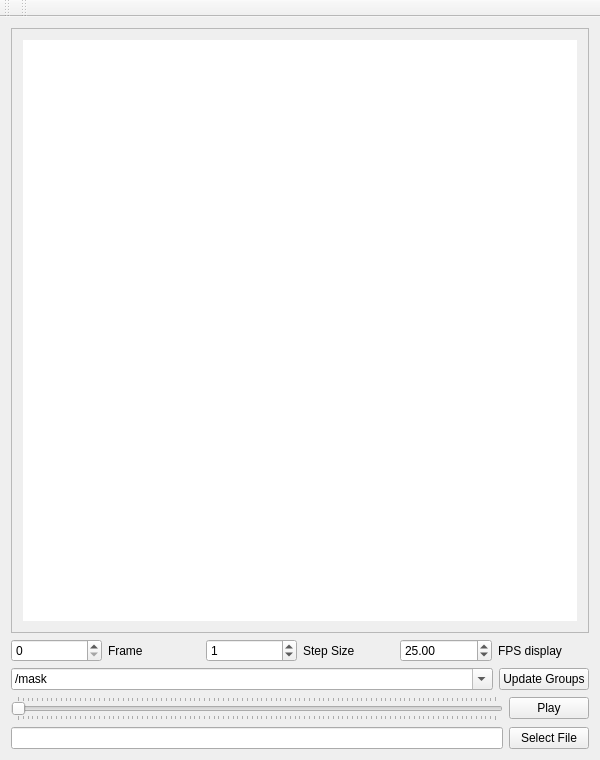
<?xml version="1.0" encoding="UTF-8"?>
<ui version="4.0">
 <class>HDFvideoViewer</class>
 <widget class="QMainWindow" name="HDFvideoViewer">
  <property name="geometry">
   <rect>
    <x>0</x>
    <y>0</y>
    <width>600</width>
    <height>760</height>
   </rect>
  </property>
  <property name="windowTitle">
   <string>HDFvideoViewer</string>
  </property>
  <widget class="QWidget" name="centralWidget">
   <property name="enabled">
    <bool>true</bool>
   </property>
   <layout class="QVBoxLayout" name="verticalLayout_2">
    <item>
     <layout class="QVBoxLayout" name="verticalLayout">
      <item>
       <widget class="QScrollArea" name="scrollArea">
        <property name="frameShadow">
         <enum>QFrame::Sunken</enum>
        </property>
        <property name="widgetResizable">
         <bool>true</bool>
        </property>
        <widget class="QWidget" name="scrollAreaWidgetContents">
         <property name="geometry">
          <rect>
           <x>0</x>
           <y>0</y>
           <width>572</width>
           <height>525</height>
          </rect>
         </property>
         <layout class="QVBoxLayout" name="verticalLayout_3">
          <item>
           <widget class="QGraphicsView" name="mainGraphicsView">
            <property name="autoFillBackground">
             <bool>false</bool>
            </property>
            <property name="frameShape">
             <enum>QFrame::NoFrame</enum>
            </property>
            <property name="verticalScrollBarPolicy">
             <enum>Qt::ScrollBarAlwaysOff</enum>
            </property>
            <property name="horizontalScrollBarPolicy">
             <enum>Qt::ScrollBarAlwaysOff</enum>
            </property>
            <property name="dragMode">
             <enum>QGraphicsView::ScrollHandDrag</enum>
            </property>
            <property name="transformationAnchor">
             <enum>QGraphicsView::AnchorUnderMouse</enum>
            </property>
            <property name="resizeAnchor">
             <enum>QGraphicsView::AnchorUnderMouse</enum>
            </property>
           </widget>
          </item>
         </layout>
        </widget>
       </widget>
      </item>
      <item>
       <layout class="QHBoxLayout" name="horizontalLayout_3">
        <item>
         <widget class="QSpinBox" name="spinBox_frame">
          <property name="maximum">
           <number>999999999</number>
          </property>
         </widget>
        </item>
        <item>
         <widget class="QLabel" name="label_frame">
          <property name="text">
           <string>Frame</string>
          </property>
         </widget>
        </item>
        <item>
         <widget class="QSpinBox" name="spinBox_step">
          <property name="maximum">
           <number>999999999</number>
          </property>
          <property name="value">
           <number>1</number>
          </property>
         </widget>
        </item>
        <item>
         <widget class="QLabel" name="label_step">
          <property name="text">
           <string>Step Size</string>
          </property>
         </widget>
        </item>
        <item>
         <widget class="QDoubleSpinBox" name="doubleSpinBox_fps">
          <property name="maximum">
           <double>100.000000000000000</double>
          </property>
          <property name="value">
           <double>25.000000000000000</double>
          </property>
         </widget>
        </item>
        <item>
         <widget class="QLabel" name="label_fps">
          <property name="text">
           <string>FPS display</string>
          </property>
         </widget>
        </item>
       </layout>
      </item>
      <item>
       <layout class="QHBoxLayout" name="horizontalLayout_6">
        <item>
         <widget class="QComboBox" name="comboBox_h5path">
          <property name="editable">
           <bool>true</bool>
          </property>
          <item>
           <property name="text">
            <string>/mask</string>
           </property>
          </item>
          <item>
           <property name="text">
            <string>/full_data</string>
           </property>
          </item>
         </widget>
        </item>
        <item>
         <widget class="QPushButton" name="pushButton_h5groups">
          <property name="sizePolicy">
           <sizepolicy hsizetype="Maximum" vsizetype="Fixed">
            <horstretch>0</horstretch>
            <verstretch>0</verstretch>
           </sizepolicy>
          </property>
          <property name="text">
           <string>Update Groups</string>
          </property>
         </widget>
        </item>
       </layout>
      </item>
      <item>
       <layout class="QHBoxLayout" name="horizontalLayout_2">
        <item>
         <widget class="QSlider" name="imageSlider">
          <property name="cursor">
           <cursorShape>OpenHandCursor</cursorShape>
          </property>
          <property name="mouseTracking">
           <bool>true</bool>
          </property>
          <property name="autoFillBackground">
           <bool>false</bool>
          </property>
          <property name="maximum">
           <number>100</number>
          </property>
          <property name="orientation">
           <enum>Qt::Horizontal</enum>
          </property>
          <property name="invertedAppearance">
           <bool>false</bool>
          </property>
          <property name="invertedControls">
           <bool>false</bool>
          </property>
          <property name="tickPosition">
           <enum>QSlider::TicksBothSides</enum>
          </property>
         </widget>
        </item>
        <item>
         <widget class="QPushButton" name="playButton">
          <property name="text">
           <string>Play</string>
          </property>
          <property name="checkable">
           <bool>false</bool>
          </property>
         </widget>
        </item>
       </layout>
      </item>
      <item>
       <layout class="QHBoxLayout" name="horizontalLayout">
        <item>
         <widget class="QLineEdit" name="lineEdit_video">
          <property name="text">
           <string/>
          </property>
         </widget>
        </item>
        <item>
         <widget class="QPushButton" name="pushButton_video">
          <property name="text">
           <string>Select File</string>
          </property>
         </widget>
        </item>
       </layout>
      </item>
     </layout>
    </item>
   </layout>
   <zorder></zorder>
  </widget>
  <widget class="QMenuBar" name="menuBar">
   <property name="geometry">
    <rect>
     <x>0</x>
     <y>0</y>
     <width>600</width>
     <height>22</height>
    </rect>
   </property>
  </widget>
  <widget class="QToolBar" name="mainToolBar">
   <attribute name="toolBarArea">
    <enum>TopToolBarArea</enum>
   </attribute>
   <attribute name="toolBarBreak">
    <bool>false</bool>
   </attribute>
  </widget>
  <widget class="QToolBar" name="toolBar">
   <property name="windowTitle">
    <string>toolBar</string>
   </property>
   <attribute name="toolBarArea">
    <enum>TopToolBarArea</enum>
   </attribute>
   <attribute name="toolBarBreak">
    <bool>false</bool>
   </attribute>
  </widget>
 </widget>
 <layoutdefault spacing="6" margin="11"/>
 <resources/>
 <connections/>
</ui>
